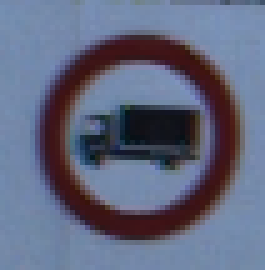
#> input picture roadSignObs/src/car_client/src/TestImages/00000.ppm, 53 x 54 px (shown 5 times larger)
$ python -i Detector.py   (imports and definitions only)
#> lines starting #> are read from the running program, lines starting #| are printed output that depends on the picture; after the words box and inside, x2 and y2 are one past the last pixel; in counts of white or black regions, pixels touching at a corner belong together
#> further down, picture is the input picture: shape (54, 53, 3); mean B, G, R 127.4, 103.4, 97
#!/usr/bin/env python
import sys
import cv2
import time
from random import *
from PIL import Image, ImageEnhance
import numpy as np
import imutils # for contur
from matplotlib import pyplot as plt
from keras.preprocessing.image import ImageDataGenerator, array_to_img, img_to_array, load_img # for roadSignObs
import imutils # image pyramid
## from pyimagesearch.helpers import pyramid
from skimage.transform import pyramid_gaussian
import argparse
import time

VERBOSEprio=0 # 0 - keine Testausgaben ... 10 - alle Testausgaben
'''
Datenstruktur der Bildobjekte (Bildausschnitte)
'''
class Objekt:
	def __init__(self):
		self.images=[]  #Bildausschnitte
		self.x0=[]	# Koordinaten in Bezug zum Strassenbild (Gesamtbild)
		self.y0=[]	# ...
		self.x1=[]
		self.y1=[]

'''
Vorverarbeitung mit Hilfe von Farbfiltern
Grundlage: https://www.pyimagesearch.com/2015/06/22/install-opencv-3-0-and-python-2-7-on-ubuntu/
Erweitert auf drei Fabintervalle fuer rote , blaue und gelbe Verkehrszeichen.
Das Bild wird mehrfach durchlaufen , bis kein Objekt mehr gefunden wird.
Ergebnis/Einschaetzung:
- Vorhandenes Bildmaterial (jpg-Dateien) liefert gute Ergebnisse
- Bei Einsatz in der natuerlichen Umgebung ist eine Bildbearbeitung sicherlich erforderlich
'''
class ColorFilter:
	def __init__(self):
		print ("hier ist der Farb-Objekt-Detektor ")
		self.iSync=0     # Index zur Synchronisation zwischen den Nods
		self.frameObjImage='' # Strassenszene als Bild mit umrandeten Objekten
		self.allObj = Objekt() # Instanz der Objektstruktur
	'''
	Informationen von Prediction werden empfangen und ausgewertet.
	Trash-Objekte werden markiert im frameObjImage und spaeter ausgegeben, in der Methode inFrame
	@param predictionStr - Vorhersagenummer | Wahrscheinlichkeitswert | Kommentar
	'''
	def setPredictionStr(self, predictionStr):
		predictionNumber, probability, comment=predictionStr.data.split("|") # zerlege String
		if comment == "TRASH":
			cv2.line(self.frameObjImage,(self.allObj.x0[self.iSync],self.allObj.y0[self.iSync]),(self.allObj.x1[self.iSync],self.allObj.y1[self.iSync]),(0,0,255),3)
			cv2.line(self.frameObjImage,(self.allObj.x0[self.iSync],self.allObj.y1[self.iSync]),(self.allObj.x1[self.iSync],self.allObj.y0[self.iSync]),(0,0,255),3)
			cv2.putText(self.frameObjImage,comment,(self.allObj.x0[self.iSync],self.allObj.y0[self.iSync]-3),cv2.FONT_HERSHEY_COMPLEX_SMALL,1,(0,0,255))
		if VERBOSEprio>2:
			print(predictionNumber, probability, comment, self.iSync) # test
			print("%d,%d,%d, %d"% (self.allObj.x0[self.iSync],  self.allObj.y0[self.iSync] ,self.allObj.x1[self.iSync],self.allObj.y1[self.iSync]))
		self.iSync+=1

	'''Strassenbild wird mehrfach durchlaufen, da Schilder eines Typs auch mehrfach vorkommen koennen.
	Wenn kein neues Farbobjekt erkannt wird, wird die Methode beendet
	analysebild - Strassenszene
	return: frameObjektImage - Strassenszene mit Umrandeten Objekten
	return: allObjImages     - Liste mit gefundenen Objekten  '''
	''' - Laedt eine Strassenszene als Bild und schickt dieses gleich weiter
	@param analysebildPfad - Pfad/Dateiname des zu analysierenden Strazenszene (Bild)
	@return Strassenszene als Bild
	'''
	def inImages(self, analysebildPfad="objDetect/street/mitKreisverkehr.png"):
		image=cv2.imread(analysebildPfad, 1)  # im bereinigten Bild wird gesucht und ggf. gefundene Objekte entfernt
		return self.inFrame(image, bezeichnung="objDetect/street/mitKreisverkehr.png")
	''' - WebCam liefert das Bild direkt
	@param image - Bild einer Strassenszene
	@param bezeichnung - Bezeichnung fuer das Bild
	@return self.allObj.images - Liste mit allen Objektbildern
	@return self.frameObjImage - Strassenszene mit umrandeten Objekten
	'''
	def inFrame(self, image, bezeichnung="From WebCam"): #
		#Trash-Anzeige im Strassenbild (das ist etwas trickreich, da Ruckkoplung notwendig)
		# siehe Methode setPredictionStr() und Instanzvariablen im Konstruktor
#> called with bezeichnung = 'From WebCam'
		try:
			cv2.imshow("street after prediction with TRASH", self.frameObjImage)
			cv2.waitKey(10000) #Pause fur Trashanzeige
		except:
			pass
		#sizeRoadPicture=(1280,720)
		sizeRoadPicture=(800,450)
		image=cv2.resize(image,sizeRoadPicture)  ## Standardgroesse herstellen
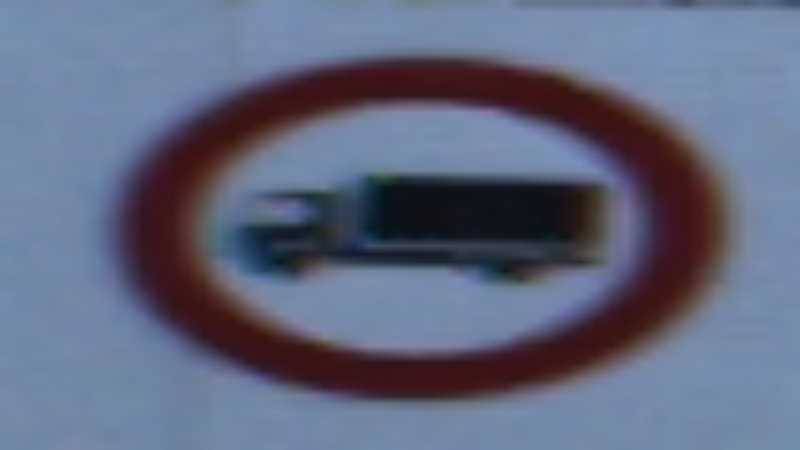
#> image: shape (450, 800, 3); mean of channels 0, 1, 2 127.3, 103.2, 96.9; drawn as B, G, R
		filledObjImage=image.copy()
		self.frameObjImage=image.copy()
		# Suchzyklen fuer mehrere Objekte gleichen Farbtyps
		if VERBOSEprio>2: print("Neues Packet")
		cv2.destroyAllWindows()
		self.allObj = Objekt() ## Neue Liste fuer neue Bildergruppe##
		self.iSync=0
		suchZyklus=0
		while True:
			self.frameObjImage, filledObjImage, obj=self.detectContur(image,self.frameObjImage,filledObjImage)
			print("Such-Zyklus: %d, Einzelbilder: %d, Name: %s" % (suchZyklus, len(obj.images), bezeichnung))
			# Fuer jeden Suchzyklus Subbilder anhaengen
			for i in range(0,len(obj.images)):
				self.allObj.images.append(obj.images[i])
				self.allObj.x0.append(obj.x0[i])
				self.allObj.y0.append(obj.y0[i])
				self.allObj.x1.append(obj.x1[i])
				self.allObj.y1.append(obj.y1[i])
			suchZyklus=suchZyklus + 1
			if len(obj.images)<=0: break
#> this loop made 2 passes
#| Such-Zyklus: 0, Einzelbilder: 1, Name: From WebCam
#| Such-Zyklus: 1, Einzelbilder: 0, Name: From WebCam
#> pass 1, in inFrame, `self.frameObjImage, filledObjImage, obj=self.detectContur(image,self.f..`:
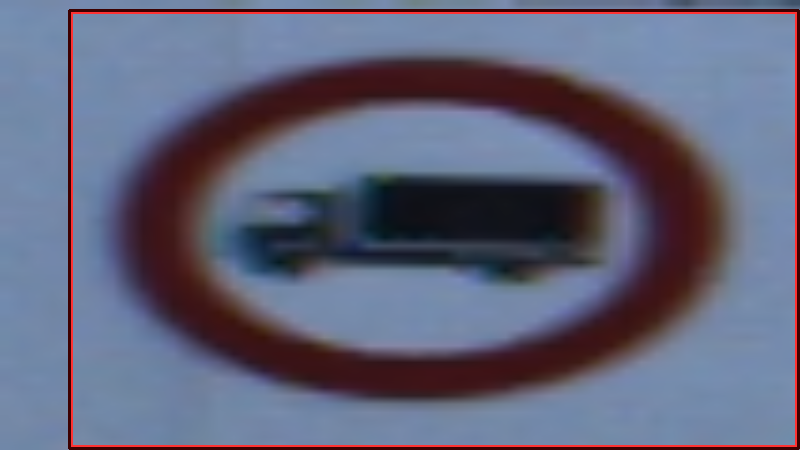
#> self.frameObjImage: shape (450, 800, 3); 3.23% of pixels changed, all inside (x1, y1, x2, y2) = (68, 9, 800, 450); drawn as B, G, R
#> pass 1, in inFrame, `self.frameObjImage, filledObjImage, obj=self.detectContur(image,self.f..`:
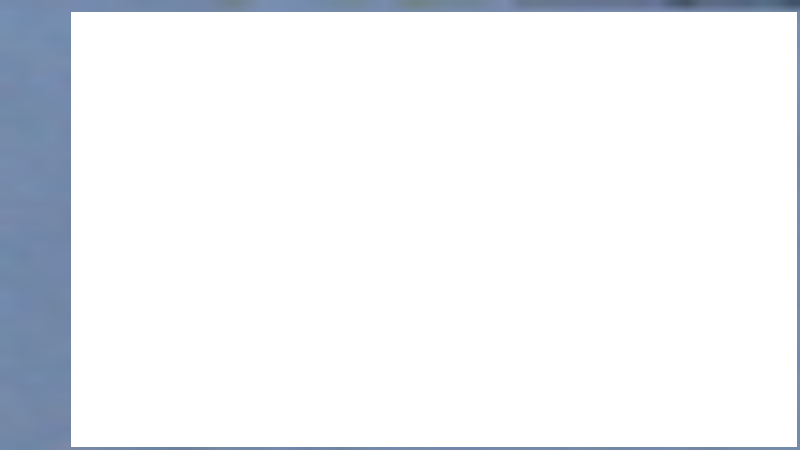
#> filledObjImage: shape (450, 800, 3); mean of channels 0, 1, 2 244.2, 240.3, 237.7; drawn as B, G, R
#> after the loop, suchZyklus = 2
		cv2.imshow("Strassenbild mit Objektrahmen: "+bezeichnung, self.frameObjImage)
		cv2.waitKey(500) #Pause fuer Bildanzeige
		return self.allObj.images, self.frameObjImage

	''' Sucht nach Farbobjekten entsprechend der intern gesetzuten Filtern: rot, gelb, blau.
	Pro Aufruf koennen pro Farbfilter kein oder ein Objekt gefunden werden.
	#--- detect Kontur--- https://www.pyimagesearch.com/2015/06/22/install-opencv-3-0-and-python-2-7-on-ubuntu/
	@param image - Ausgangsbild, das bleibt unveraendert
	@param frameObjImage - Bild mit umrandeten Objekten
	@param filledObjImage - Bild, in dem die bereits gefundenen Objekte getilgt (geloescht) sind.
	@return: frameObjImage -  Bild mit weiteren umrandeten Objekten
	@return: filledObjImage - Bild, in dem die gefundenen Objekte getilgt sind.
	@return: obj      - gefundene Objekte waehrend dieses Durchlaufs    	'''
	def detectContur(self,image, frameObjImage,filledObjImage):	#image
		obj = Objekt()
		# Farbgrenzwerte  b, g, r
		#      Verbote (rot), Hauptstr. (gelb), Gebote (blau)
		upLim =[[50, 50, 255], [50, 255, 255], [ 255, 50, 50]]
		lowLim=[[ 0,  0,  60], [ 0, 80,   80], [  70,  0,  0]]
		## Gedanke: Es waere denkbar, die Farbgrenzwerte so zu variieren (Zyklus), dass alle moeglichen Objekte
		##          erkannt herangezogen werden. Aus diesenr Menge wird dan durch ein weiteres Verfahren (deep learning)
		##  		eine weitere Eingrenzung vorgenmommen
		#obj.images=[]
		for i in range(0,3):
			# find the color sign in the image

			upper = np.array(upLim[i])  #max(b,g,r)
			lower = np.array(lowLim[i])      # min(b,g,r)
			try:
				mask = cv2.inRange(filledObjImage, lower, upper)
			except:
				print(" -> Bitte Dateiname und Pfad des Analysebildes pruefen!")
				sys.exit(0)
			# find contours in the masked image and keep the largest one
			## https://opencv-python-tutroals.readthedocs.io/en/latest/py_tutorials/py_imgproc/py_contours/py_contour_features/py_contour_features.html
			cnts = cv2.findContours(mask.copy(), cv2.RETR_EXTERNAL,cv2.CHAIN_APPROX_SIMPLE)
			cnts = imutils.grab_contours(cnts)
			try:
				c = max(cnts, key=cv2.contourArea)
				# approximate the contour
				peri = cv2.arcLength(c, True)
				approx = cv2.approxPolyDP(c, 0.05 * peri, True)
				# draw Straight Bounding Rectangle
				x,y,w,h = cv2.boundingRect(c)
				# Zusaetzlicher Rand um das Schild/Objekt
				kRand=0.15
				if (i==1): kRand=0.5  # gelbes Schild auf weissem Grund -> Rahmen vergroessert
				xr=int(w * kRand) # Zusaetzlicher Rand
				yr=int(h * kRand)
				#+++++++++++++++++
				x0 = x - xr
				x1 = x + w + xr
				y0 = y - yr
				y1 = y + h + yr
				wr= float(x1 - x0) # mus float
				hr= float(y1 - y0)
				## Uebernahme der Bereiche, ausschluss unsinniger Bereiche (zu klein, zu schmal)
				if VERBOSEprio>3: print(" Try in ColorZyklus 0,1,2 (x0, y0, wr, hr)", (x0, y0, wr, hr))
				if (wr>31 and hr>31 and (hr/wr)>0.5 and (wr/hr)>0.5):
					cv2.waitKey(100) # notwendig zur Synchronisation der Datenstroeme
					objImg=image[y0:y1,x0:x1] # Objekt-Ausschnitt entnehmen
					obj.images.append(objImg)	# Objekt-Ausschnitt der Liste hinzufuegen
					cv2.rectangle(frameObjImage,(x0,y0),(x1,y1),(upLim[i]),2)
					cv2.rectangle(frameObjImage,(x0-2,y0-2),(x1+2,y1+2),(lowLim[i]),2)
					cv2.rectangle(filledObjImage,(x0,y0),(x1,y1),(255,255,255),cv2.FILLED)
					if VERBOSEprio>9: cv2.imshow("subimage: ", objImg)
					if VERBOSEprio>3: print("ColorZyklus 0,1,2 - Grenzwertabfrage")
					obj.x0.append(x0)
					obj.y0.append(y0)
					obj.x1.append(x1)
					obj.y1.append(y1)
					if VERBOSEprio>3: print("%d,%d,%d, %d"% (obj.y0,obj.y1,obj.x0,obj.x1))
					#+++++++++++++++++++++++++++++++++++++++++++++++++
			except:
				if VERBOSEprio>1: print("Kein Objekt")
				break
		if VERBOSEprio>1: print(" detectContur ende")
		return frameObjImage, filledObjImage, obj


>>> import cv2
>>> picture = cv2.imread('TestImages/00000.ppm')
>>> result = ColorFilter().inFrame(picture)

$ run again, on roadSignObs/src/car_client/src/TestImages/00279.ppm
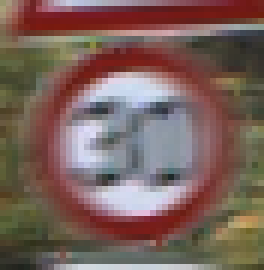
#> input picture roadSignObs/src/car_client/src/TestImages/00279.ppm, 44 x 45 px (shown 6 times larger)
#> picture is the input picture: shape (45, 44, 3); mean B, G, R 91.6, 98.3, 121.9
#> the loop in inFrame, `while True:` made 2 passes
#| Such-Zyklus: 0, Einzelbilder: 1, Name: From WebCam
#| Such-Zyklus: 1, Einzelbilder: 0, Name: From WebCam
#> pass 1, in inFrame, `self.frameObjImage, filledObjImage, obj=self.detectContur(image,self.f..`:
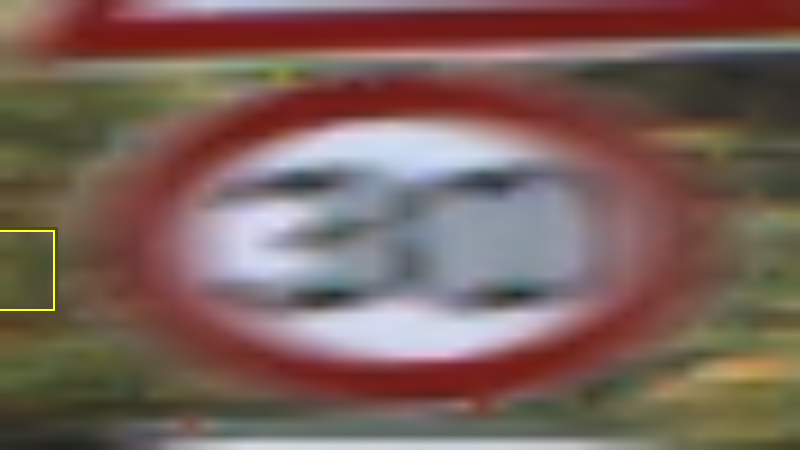
#> self.frameObjImage: shape (450, 800, 3); mean of channels 0, 1, 2 91.4, 98.4, 122; drawn as B, G, R
#> pass 1, in inFrame, `self.frameObjImage, filledObjImage, obj=self.detectContur(image,self.f..`:
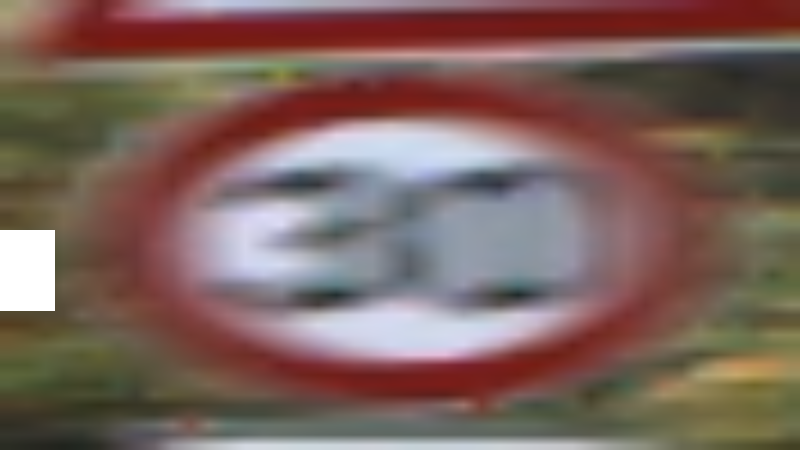
#> filledObjImage: shape (450, 800, 3); mean of channels 0, 1, 2 94, 100.3, 123.9; drawn as B, G, R
#> after the loop in inFrame, `while True:`: suchZyklus = 2

$ run again, on roadSignObs/src/car_client/src/TestImages/00369.ppm
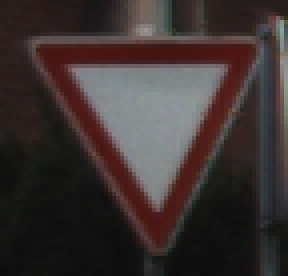
#> input picture roadSignObs/src/car_client/src/TestImages/00369.ppm, 72 x 69 px (shown 4 times larger)
#> picture is the input picture: shape (69, 72, 3); mean B, G, R 49.7, 50.9, 60.4
#> the loop in inFrame, `while True:` made 2 passes
#| Such-Zyklus: 0, Einzelbilder: 1, Name: From WebCam
#| Such-Zyklus: 1, Einzelbilder: 0, Name: From WebCam
#> pass 1, in inFrame, `self.frameObjImage, filledObjImage, obj=self.detectContur(image,self.f..`:
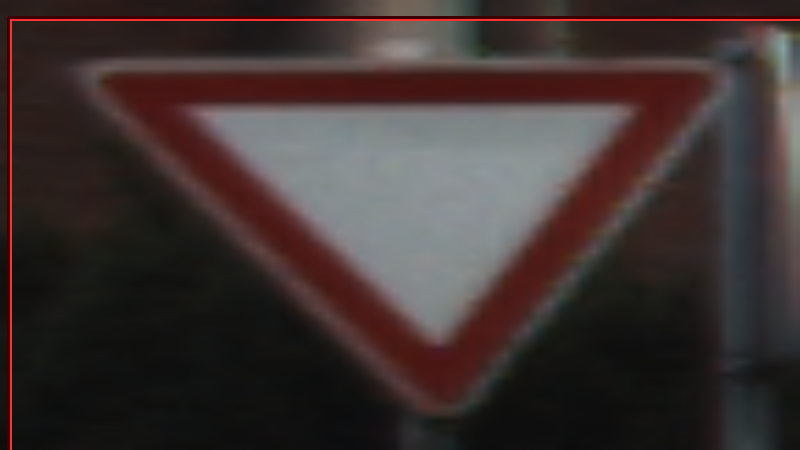
#> self.frameObjImage: shape (450, 800, 3); mean of channels 0, 1, 2 49.4, 50.5, 61.9; drawn as B, G, R
#> pass 1, in inFrame, `self.frameObjImage, filledObjImage, obj=self.detectContur(image,self.f..`:
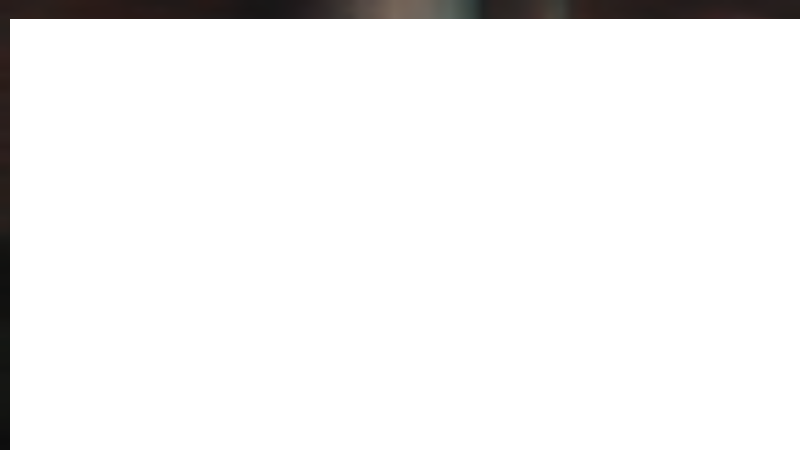
#> filledObjImage: shape (450, 800, 3); mean of channels 0, 1, 2 243, 243.2, 243.6; drawn as B, G, R
#> after the loop in inFrame, `while True:`: suchZyklus = 2
